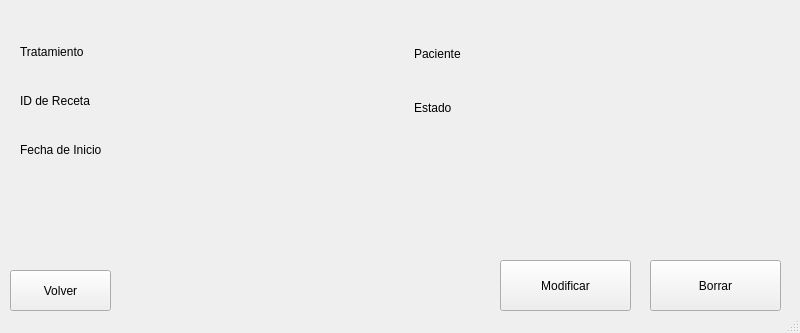
<?xml version="1.0" encoding="UTF-8"?>
<ui version="4.0">
 <class>MainWindow</class>
 <widget class="QMainWindow" name="MainWindow">
  <property name="geometry">
   <rect>
    <x>0</x>
    <y>0</y>
    <width>800</width>
    <height>333</height>
   </rect>
  </property>
  <property name="windowTitle">
   <string>Detalles de Receta</string>
  </property>
  <widget class="QWidget" name="centralwidget">
   <widget class="QPushButton" name="volverButton">
    <property name="geometry">
     <rect>
      <x>10</x>
      <y>270</y>
      <width>101</width>
      <height>41</height>
     </rect>
    </property>
    <property name="text">
     <string>Volver</string>
    </property>
   </widget>
   <widget class="QPushButton" name="modificarButton">
    <property name="geometry">
     <rect>
      <x>500</x>
      <y>260</y>
      <width>131</width>
      <height>51</height>
     </rect>
    </property>
    <property name="text">
     <string>Modificar</string>
    </property>
   </widget>
   <widget class="QPushButton" name="borrarButton">
    <property name="geometry">
     <rect>
      <x>650</x>
      <y>260</y>
      <width>131</width>
      <height>51</height>
     </rect>
    </property>
    <property name="text">
     <string>Borrar</string>
    </property>
   </widget>
   <widget class="QWidget" name="horizontalLayoutWidget">
    <property name="geometry">
     <rect>
      <x>20</x>
      <y>30</y>
      <width>781</width>
      <height>141</height>
     </rect>
    </property>
    <layout class="QHBoxLayout" name="horizontalLayout">
     <item>
      <layout class="QVBoxLayout" name="leftDisplay">
       <item>
        <layout class="QHBoxLayout" name="horizontalLayout_4">
         <item>
          <widget class="QLabel" name="treatmentLabel">
           <property name="text">
            <string>Tratamiento</string>
           </property>
          </widget>
         </item>
        </layout>
       </item>
       <item>
        <layout class="QHBoxLayout" name="horizontalLayout_3">
         <item>
          <widget class="QLabel" name="idLabel">
           <property name="text">
            <string>ID de Receta</string>
           </property>
          </widget>
         </item>
        </layout>
       </item>
       <item>
        <layout class="QHBoxLayout" name="horizontalLayout_2">
         <item>
          <widget class="QLabel" name="startDateLabel">
           <property name="text">
            <string>Fecha de Inicio</string>
           </property>
          </widget>
         </item>
        </layout>
       </item>
      </layout>
     </item>
     <item>
      <layout class="QVBoxLayout" name="rightDisplay">
       <item>
        <layout class="QHBoxLayout" name="horizontalLayout_5">
         <item>
          <widget class="QLabel" name="pacientLabel">
           <property name="text">
            <string>Paciente</string>
           </property>
          </widget>
         </item>
        </layout>
       </item>
       <item>
        <layout class="QHBoxLayout" name="horizontalLayout_6">
         <item>
          <widget class="QLabel" name="finalizedLabel">
           <property name="text">
            <string>Estado</string>
           </property>
          </widget>
         </item>
        </layout>
       </item>
       <item>
        <spacer name="verticalSpacer">
         <property name="orientation">
          <enum>Qt::Orientation::Vertical</enum>
         </property>
         <property name="sizeType">
          <enum>QSizePolicy::Policy::Minimum</enum>
         </property>
         <property name="sizeHint" stdset="0">
          <size>
           <width>20</width>
           <height>40</height>
          </size>
         </property>
        </spacer>
       </item>
      </layout>
     </item>
    </layout>
   </widget>
  </widget>
  <widget class="QStatusBar" name="statusbar"/>
 </widget>
 <resources/>
 <connections/>
</ui>
